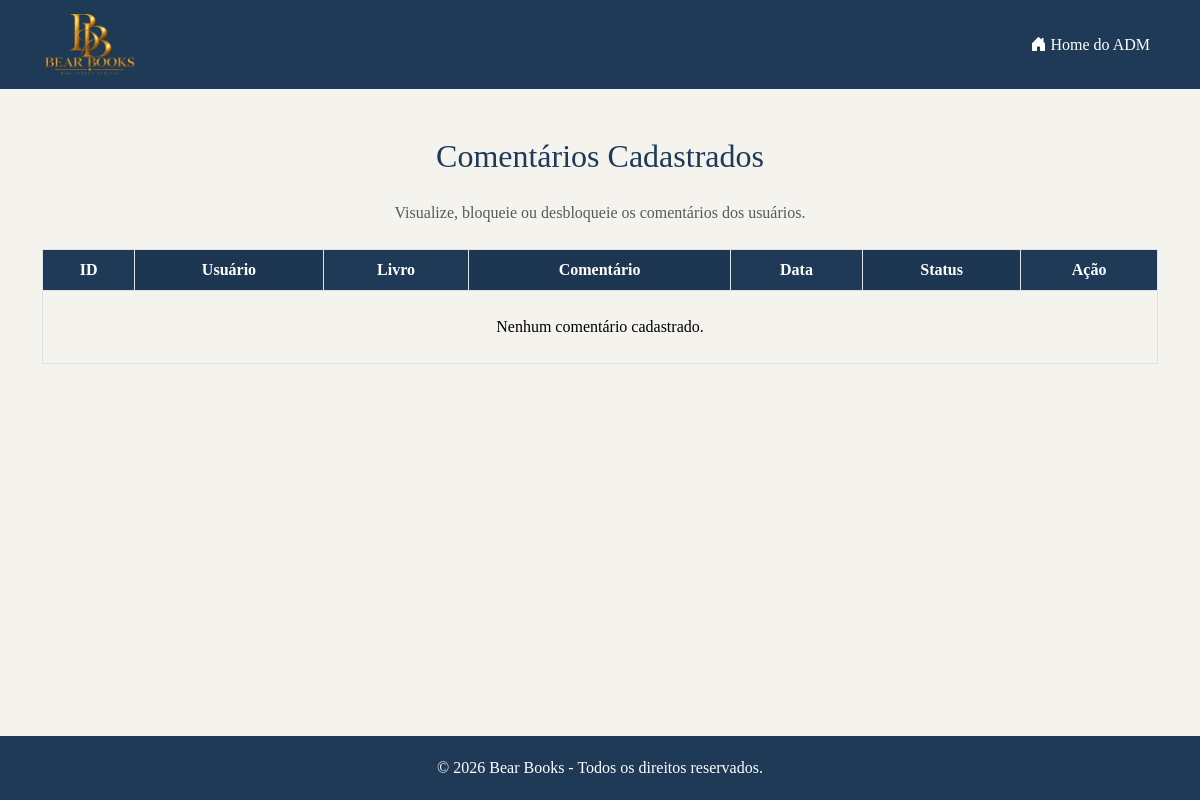
Page /administrador/comentario/gerenciarComentario.php on the earlier database version.
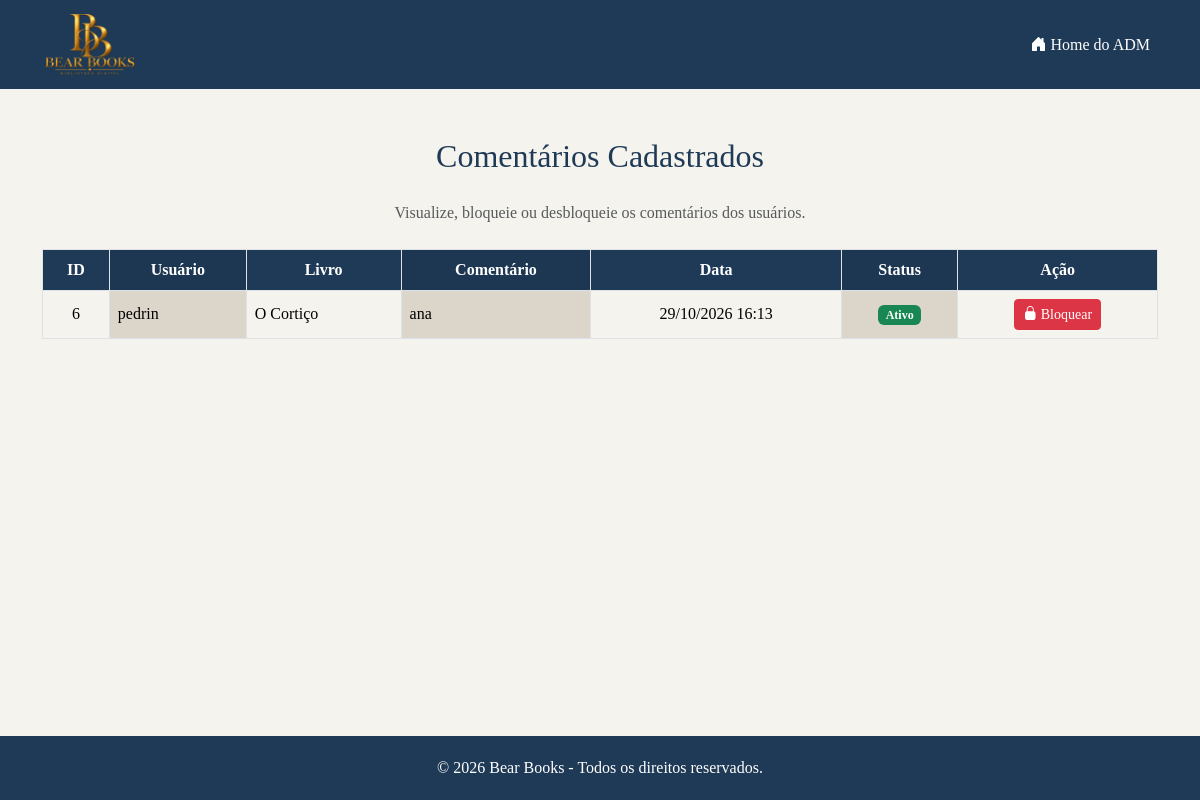
Same page on the later database version.
### tables this page shows
CREATE TABLE `comentario` (
  `id_comentario` int(11) NOT NULL,
  `id_user` int(11) NOT NULL,
  `id_liv` int(11) NOT NULL,
  `comentario` text NOT NULL,
  `data_comentario` datetime DEFAULT current_timestamp(),
  `status_comentario` varchar(20) DEFAULT 'Ativo'
);

CREATE TABLE `usuario` (
  `id_user` int(5) NOT NULL,
  `cpf_user` varchar(20) DEFAULT NULL,
  `nome_user` varchar(200) DEFAULT NULL,
  `email_user` varchar(200) DEFAULT NULL,
  `senha_user` varchar(100) DEFAULT NULL,
  `status_user` varchar(20) NOT NULL DEFAULT 'Ativo',
  `foto_user` varchar(255) DEFAULT NULL
);

CREATE TABLE `cadastro_liv` (
  `id_liv` int(5) NOT NULL,
  `titulo` varchar(250) DEFAULT NULL,
  `isbn` varchar(20) DEFAULT NULL,
  `descricao` text DEFAULT NULL,
  `id_editora` int(5) DEFAULT NULL,
  `autor` varchar(200) DEFAULT NULL,
  `id_classificacao` int(5) DEFAULT NULL,
  `ano` smallint(5) UNSIGNED DEFAULT NULL,
  `num_pagina` int(4) DEFAULT NULL,
  `edicao` varchar(250) DEFAULT NULL,
  `id_categoria` int(5) DEFAULT NULL,
  `foto_capa` varchar(300) DEFAULT NULL,
  `pdf_livro` varchar(300) DEFAULT NULL,
  `status` varchar(20) DEFAULT NULL
);

### administrador/comentario/gerenciarComentario.php (the view, shortened to what the changed rows need)
<?php
include "../../ARQUIVOS/conexao.php";
$sql = "SELECT
comentario.id_comentario,
comentario.id_user,
comentario.id_liv,
comentario.comentario,
comentario.data_comentario,
comentario.status_comentario,
usuario.nome_user,
cadastro_liv.titulo
FROM comentario
INNER JOIN usuario
ON comentario.id_user = usuario.id_user
INNER JOIN cadastro_liv
ON comentario.id_liv = cadastro_liv.id_liv
ORDER BY comentario.data_comentario DESC";
$result = $conn->query($sql);
?>
<!DOCTYPE html>
<html lang="pt-br">
<head>
    <link
    href="https://cdn.jsdelivr.net/npm/bootstrap@5.3.8/dist/css/bootstrap.min.css"
    rel="stylesheet">
    <link
    rel="stylesheet"
    href="https://cdn.jsdelivr.net/npm/bootstrap-icons@1.13.1/font/bootstrap-icons.min.css">
    <link
    rel="stylesheet"
    href="../../css/style.css">
</head>
<body>
    <main class="container mt-5 mb-5">
        <h2 class="titulo-pagina">
            Comentários Cadastrados
        </h2>
        <div class="table-responsive">
            <table class="table table-striped-columns table-bordered align-middle">
                <thead class="text-center">
                    <tr>
                        <th>ID</th>
                        <th>Usuário</th>
                        <th>Livro</th>
                        <th>Comentário</th>
                        <th>Data</th>
                        <th>Status</th>
                        <th>Ação</th>
                    </tr>
                </thead>
                <tbody>
                    <?php if($result && $result->num_rows > 0){ ?>
                        <?php while($row = $result->fetch_assoc()){ ?>
                            <tr>
                                <td class="text-center">
                                    <?php
                                    echo $row['id_comentario'];
                                    ?>
                                </td>
                                <td>
                                    <?php
                                    echo htmlspecialchars(
                                        $row['nome_user']
                                    );
                                    ?>
                                </td>
                                <td>
                                    <?php
                                    echo htmlspecialchars(
                                        $row['titulo']
                                    );
                                    ?>
                                </td>
                                <td>
                                    <?php
                                    echo nl2br(
                                        htmlspecialchars(
                                            $row['comentario']
                                        )
                                    );
                                    ?>
                                </td>
                                <td class="text-center">
                                    <?php
                                    echo date(
                                        "d/m/Y H:i",
                                        strtotime(
                                            $row['data_comentario']
                                        )
                                    );
                                    ?>
                                </td>
                                <td class="text-center">
                                    <?php if(
                                        $row['status_comentario']
                                        == "Ativo"
                                    ){ ?>
                                        <span class="badge bg-success">
                                            Ativo
                                        </span>
                                    <?php }else{ ?>
                                        <span class="badge bg-danger">
                                            Bloqueado
                                        </span>
                                    <?php } ?>
                                </td>
                                <td class="text-center">
                                    <?php if(
                                        $row['status_comentario']
                                        == "Ativo"
                                    ){ ?>
                                        <a
                                        href="bloquearComentario.php?id_comentario=<?php echo $row['id_comentario']; ?>"
                                        class="btn btn-danger btn-sm"
                                        onclick="return confirm('Deseja bloquear este comentário?');">
                                            <i class="bi bi-lock-fill"></i>
                                            Bloquear
                                        </a>
                                    <?php } ?>
                                </td>
                            </tr>
                        <?php } ?>
                    <?php }else{ ?>
                        <tr>
                            <td
                            colspan="7"
                            class="text-center py-4">
                                Nenhum comentário cadastrado.
                            </td>
                        </tr>
                    <?php } ?>
                </tbody>
            </table>
        </div>
    </main>
</body>
</html>

Differences in the rows shown:
added comentario: id_comentario "6", id_user.nome_user "pedrin", id_liv.titulo "O Cortiço", comentario "ana", data_comentario "29/10/2026 16:13", status_comentario "Ativo"
Other differences:
text no longer shown: "Nenhum comentário cadastrado."
